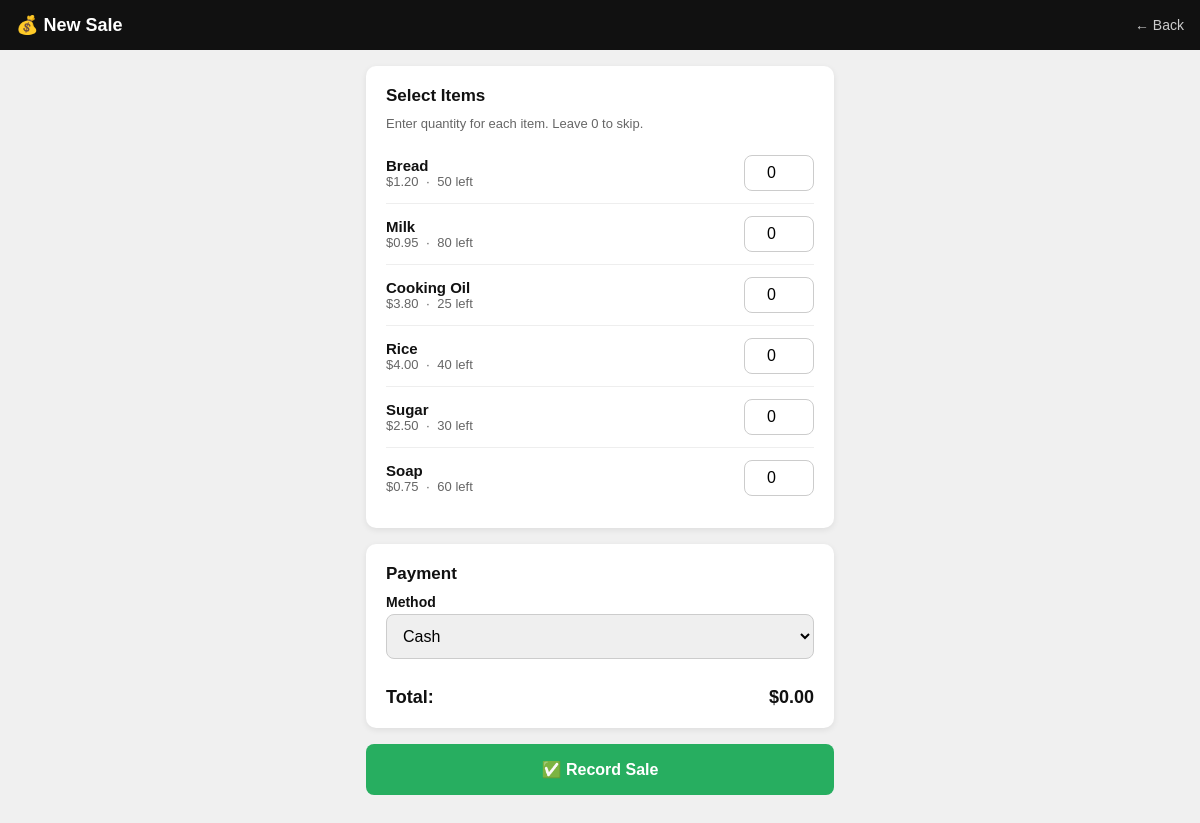
The page /sale (signed in) on the database its author committed.
### tables this page shows
CREATE TABLE tblProducts (
        ProductID INTEGER PRIMARY KEY,
        ProductName TEXT,
        Category TEXT,
        Price REAL,
        StockQty INTEGER
    );

### app.py (the view, shortened to what this page needs)
@app.route('/sale', methods=['GET', 'POST'])
def new_sale():
    if 'user' not in session:
        return redirect(url_for('login'))
    conn = get_db()
    products = conn.execute("SELECT * FROM tblProducts WHERE StockQty > 0 ORDER BY Category, ProductName").fetchall()
    conn.close()
    return render_template('new_sale.html', products=products)

### app.py (called while the page is built)
def get_db():
    conn = sqlite3.connect(DB)
    conn.row_factory = sqlite3.Row
    return conn

### templates/new_sale.html (shortened to what this page needs)
<!DOCTYPE html>
<html>
<head>
  <link rel="stylesheet" href="/static/style.css">
</head>
<body>
<div class="topbar">
  <h1>💰 New Sale</h1>
  <a href="/menu">← Back</a>
</div>
<div class="container" style="padding-top:16px;">
  <form method="POST" id="saleForm">
    <div class="card">
      <h3>Select Items</h3>
      <p style="color:#666; font-size:13px; margin-bottom:12px;">Enter quantity for each item. Leave 0 to skip.</p>
      {% for p in products %}
      <div class="product-row">
        <div class="product-info">
          <div class="product-name">{{ p['ProductName'] }}</div>
          <div class="product-meta">${{ "%.2f"|format(p['Price']) }} &nbsp;·&nbsp; {{ p['StockQty'] }} left</div>
        </div>
        <input type="number" name="quantity" value="0" min="0" max="{{ p['StockQty'] }}"
               class="qty-input" oninput="updateTotal()">
      </div>
      {% endfor %}
    </div>
    <div class="card">
      <h3>Payment</h3>
      <label>Method</label>
      <select name="payment">
        <option value="Cash">Cash</option>
      </select>
      <div class="total-row">
        <span>Total:</span>
        <span id="totalDisplay">$0.00</span>
      </div>
    </div>
    <button type="submit" class="btn btn-green">✅ Record Sale</button>
  </form>
</div>
</body>
</html>

### static/style.css (style rules this page uses)
* { box-sizing: border-box; margin: 0; padding: 0; }
body { font-family: Arial, sans-serif; background: #f0f0f0; color: #111; font-size: 16px; }
.topbar { background: #111; color: #fff; padding: 14px 16px; display: flex; justify-content: space-between; align-items: center; position: sticky; top: 0; z-index: 100; }
.topbar h1 { font-size: 18px; }
.topbar a { color: #ccc; text-decoration: none; font-size: 14px; }
.container { padding: 16px; max-width: 500px; margin: 0 auto; }
.card { background: #fff; border-radius: 10px; padding: 20px; margin-bottom: 16px; box-shadow: 0 2px 6px rgba(0,0,0,0.08); }
h3 { font-size: 17px; margin-bottom: 10px; }
.btn { display: block; width: 100%; padding: 16px; border: none; border-radius: 8px; font-size: 16px; font-weight: bold; cursor: pointer; text-align: center; text-decoration: none; margin-bottom: 12px; }
.btn-green { background: #27ae60; color: #fff; }
label { display: block; margin-bottom: 4px; font-weight: bold; font-size: 14px; }
input, select { width: 100%; padding: 12px; border: 1px solid #ccc; border-radius: 8px; font-size: 16px; margin-bottom: 14px; }
.product-row { display: flex; align-items: center; justify-content: space-between; padding: 12px 0; border-bottom: 1px solid #eee; gap: 10px; }
.product-row:last-child { border-bottom: none; }
.product-info { flex: 1; }
.product-name { font-weight: bold; font-size: 15px; }
.product-meta { font-size: 13px; color: #666; }
.qty-input { width: 70px; padding: 8px; text-align: center; margin-bottom: 0; }
.total-row { display: flex; justify-content: space-between; padding: 14px 0 0; font-size: 18px; font-weight: bold; }

### rows shown on the page
tblProducts: ProductName "Bread", Price "1.20", StockQty "50"
tblProducts: ProductName "Milk", Price "0.95", StockQty "80"
tblProducts: ProductName "Cooking Oil", Price "3.80", StockQty "25"
tblProducts: ProductName "Rice", Price "4.00", StockQty "40"
tblProducts: ProductName "Sugar", Price "2.50", StockQty "30"
tblProducts: ProductName "Soap", Price "0.75", StockQty "60"
